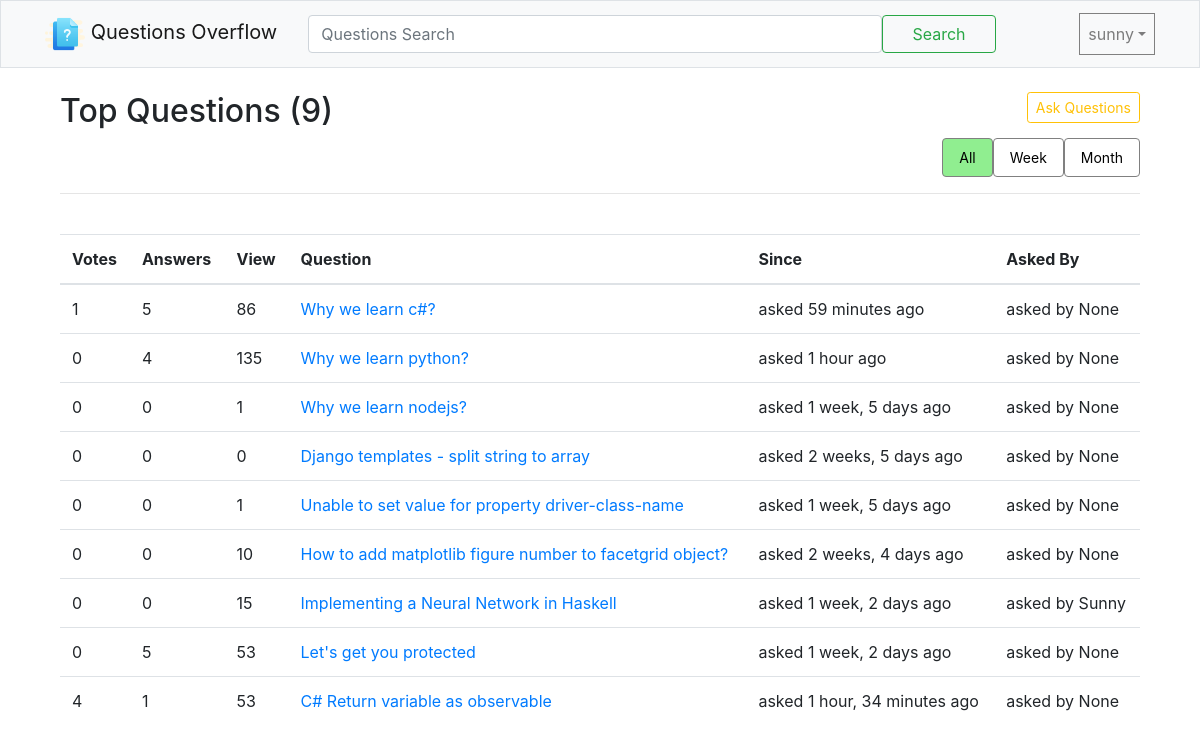
The app's page / (signed in) with its own data.
### overflow/models/QuestionModel.py (models this page shows, shortened)
class QuestionModel(models.Model):
    title = models.CharField(max_length=120, unique=True)
    description = RichTextField(null=True)
    tag = models.CharField(max_length=120, null=True)
    views = models.PositiveIntegerField(default=0)
    votes = models.IntegerField(default=0)
    asked_at = models.DateTimeField(auto_now=True)
    asked_by = models.ForeignKey(User, null=True, on_delete=models.CASCADE)
    def answer_count(self):
        return self.answers.count()

### overflow/views/Index.py (the view)
# urls.py: path('', Index.index, name='home'),
def index(request):
    question_list = QuestionModel.objects.all()
    return render(request, 'overflow/Index/index.html', {
        'questions': question_list
    })

### templates/overflow/Index/index.html
{% extends 'shared/_layout.html' %}
{% load static %}
{% block content %}
    <div class="container mt-4">
        <div class="row">
            <div class="col">
                <div class="col-xs-12">
                    <div class="col-xs-6" style="float: left; margin-right:60%;">
                        <h2>Top Questions ({{ questions.count }})</h2>
                    </div>
                    <div class="col-xs-6" style="float: right;">
                        <a href="{% url 'ask_question' %}" class="btn btn-outline-warning btn-sm">Ask Questions</a>
                    </div>
                </div>
                <div class="col-xs-12" style="float: right;">
                    <nav class="nav nav-pills">
                        <a class="btn-sm nav-link active" href="#">All</a>
                        <a class="btn-sm nav-link" href="#">Week</a>
                        <a class="btn-sm nav-link" href="#">Month</a>
                    </nav>
                </div>
            </div>
        </div>
        <hr>
        <br>
        <div>
            <table class="table table-hover">
                <thead>
                <tr>
                    <th>Votes</th>
                    <th>Answers</th>
                    <th>View</th>
                    <th>Question</th>
                    <th>Since</th>
                    <th>Asked By</th>
                </tr>
                </thead>
                <tbody>
                {% for question in questions %}
                    <tr>
                        <td>{{ question.votes }}</td>
                        <td>{{ question.answer_count }}</td>
                        <td>{{ question.views }}</td>
                        <td><a href="{% url 'question_detail' question.pk %}">{{ question.title | capfirst }}</a></td>
                        <td>asked {{ question.asked_at | timesince }} ago</td>
                        <td>asked by {{ question.asked_by | capfirst }}</td>
                    </tr>
                {% endfor %}
                </tbody>
            </table>
        </div>
    </div>
{% endblock %}

### templates/shared/_navbar.html (shortened to what this page needs)
{% load static %}
<nav class="navbar navbar-expand-lg navbar-light bg-light border">
    <div class="container">
        <a href="{% url 'home' %}" class="navbar-brand">
            <img src="{% static 'Images/Icons/front-icon.png' %}" height="40em" alt="overflow"> Questions Overflow
        </a>
        <div class="collapse navbar-collapse" id="mainMenu">
            <form class="form-inline my-3 my-lg-0 col-md-10">
                <input class="form-control col-md-10" type="search" placeholder="Questions Search">
                <button class="btn btn-outline-success col-md-2" type="">Search</button>
            </form>
            {% if user.is_authenticated %}
                <ul class="navbar-nav ml-auto">
                    <li class="nav-item dropdown">
                        <a href="" class="nav-link dropdown-toggle" id="userMenu"
                           data-toggle="dropdown">{{ user.username }}</a>
                    </li>
                </ul>
            {% else %}
                <a href="#" class="btn btn-light">Login</a>
                <a href="{% url 'signup' %}" class="btn btn-primary">Register</a>
            {% endif %}
        </div>
    </div>
</nav>

### static/Shared/app.css (style rules this page uses)
a.nav-link { color: black; border: 1px solid grey; }
.nav-pills .nav-link.active { color: black; background-color: lightgreen; }

### records on screen
QuestionModel: votes "1", answer_count "5", views "86", title "Why we learn c#?", asked_at "59 minutes", asked_by "None"
QuestionModel: votes "0", answer_count "4", views "135", title "Why we learn python?", asked_at "1 hour", asked_by "None"
QuestionModel: votes "0", answer_count "0", views "1", title "Why we learn nodejs?", asked_at "1 week, 5 days", asked_by "None"
QuestionModel: votes "0", answer_count "0", views "0", title "Django templates - split string to array", asked_at "2 weeks, 5 days", asked_by "None"
QuestionModel: votes "0", answer_count "0", views "1", title "Unable to set value for property driver-class-name", asked_at "1 week, 5 days", asked_by "None"
QuestionModel: votes "0", answer_count "0", views "10", title "How to add matplotlib figure number to facetgrid object?", asked_at "2 weeks, 4 days", asked_by "None"
QuestionModel: votes "0", answer_count "0", views "15", title "Implementing a Neural Network in Haskell", asked_at "1 week, 2 days", asked_by "Sunny"
QuestionModel: votes "0", answer_count "5", views "53", title "Let's get you protected", asked_at "1 week, 2 days", asked_by "None"
QuestionModel: votes "4", answer_count "1", views "53", title "C# Return variable as observable", asked_at "1 hour, 34 minutes", asked_by "None"

### other values on screen
{{ user.username }} "sunny"
{{ questions.count }} "9"
